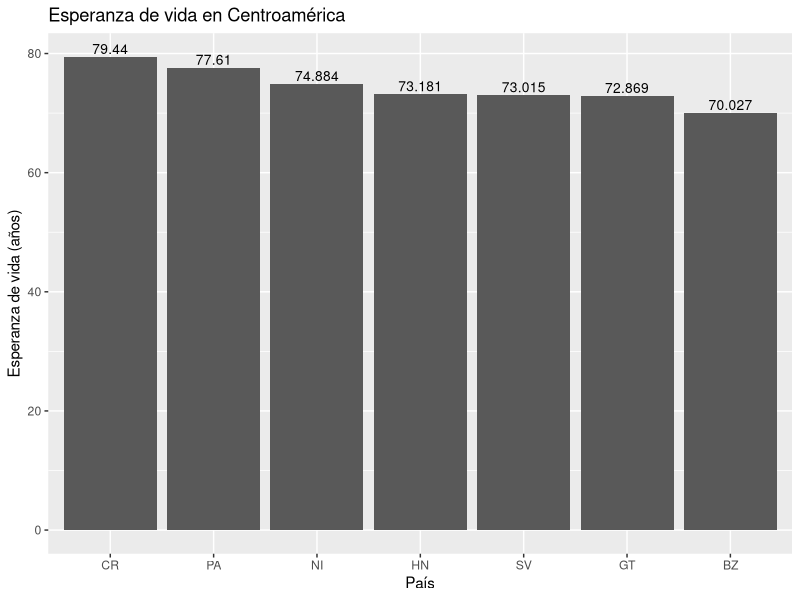

R code for this plot:
## ---- chunk 1
knitr::opts_chunk$set(echo = TRUE)
## ---- chunk 2
# Paquete para generación de documentos (ej. HTML)
library(knitr)

# Paquete para formateo de tablas
library(kableExtra)

# Paquete de graficación
library(ggplot2)

# Paquete de manejo de datos geoespaciales vectoriales
library(sf)

# Paquete con conjuntos de datos geoespaciales
library(spData)
## ---- chunk 3
names(world)
## ---- chunk 4
kable(
  world[1:10, 1:5, drop = TRUE], 
  caption="Datos demográficos de los países del mundo"
)
## ---- chunk 5
kable(
  world[1:10, c("name_long","continent","pop","lifeExp","gdpPercap"), drop = TRUE], 
  col.names=c("País","Continente","Población","Esperanza de vida","Renta per cápita"),  
  caption="Datos demográficos de los países del mundo"
)
## ---- chunk 6
# Se extraen las observaciones ordenadas por orden alfabético de país
world.orden <- order(world$name_long)

# Se genera un nuevo data frame ordenado
world.ordenadoxpais <- world[world.orden,]

# Se formatea la tabla con el nuevo data frame
kable(
  world.ordenadoxpais[, c("name_long","continent","pop","lifeExp","gdpPercap"), drop = TRUE], 
  col.names=c("País","Continente","Población","Esperanza de vida","Renta per cápita"),  
  caption="Datos demográficos de los países del mundo"
) %>%
kable_styling() %>%
scroll_box(
  width = "800px", 
  height = "500px", 
  fixed_thead = TRUE
)
## ---- chunk 7
# Se extraen las observaciones correspondientes a los países de Centroamérica
centro_america = world[world$name_long == "Belize" |
                       world$name_long == "Guatemala" |
                       world$name_long == "Honduras" |
                       world$name_long == "El Salvador" |
                       world$name_long == "Nicaragua" |
                       world$name_long == "Costa Rica" |
                       world$name_long == "Panama"
                       , ]

# Se formatea la tabla con el nuevo data frame
kable(
  centro_america[, c("name_long","continent","pop","lifeExp","gdpPercap"), drop = TRUE], 
  col.names=c("País","Continente","Población","Esperanza de vida","Renta per cápita"),  
  caption="Datos demográficos de los países de Centroamérica"
) %>%
kable_styling()
## ---- chunk 8
 ggplot(centro_america, aes(x=reorder(iso_a2, -lifeExp), y=lifeExp)) +
   ggtitle("Esperanza de vida en Centroamérica") +
   xlab("País") + 
   ylab("Esperanza de vida (años)") +  
   geom_col() +
   geom_text(aes(label=lifeExp), vjust=-0.3, size=3.5)
## ---- chunk 9

## ---- chunk 10
